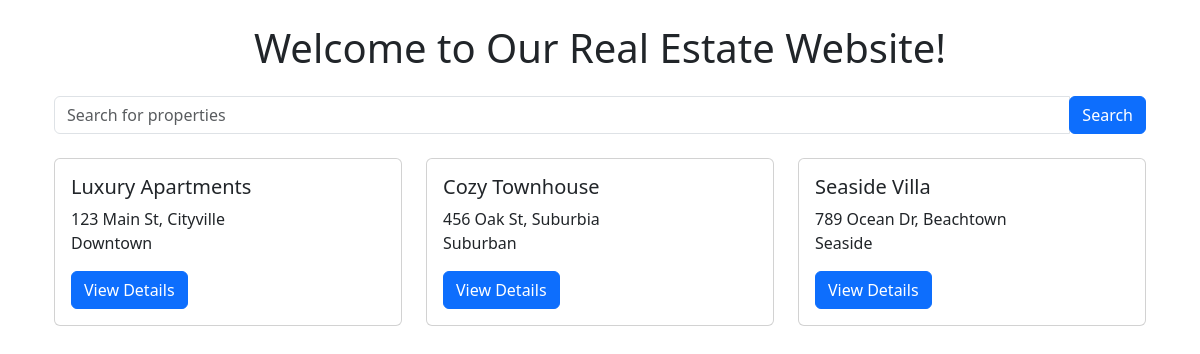
The page / on the database its author committed.
### property/models.py (models this page shows, shortened)
class Property(models.Model):
    object_id = models.UUIDField(
        unique=True, editable=False,
        default=uuid.uuid4, verbose_name='Public identifier'
    )
    name = models.CharField(max_length=255)
    address = models.TextField()
    location = models.CharField(max_length=500)
    features = models.TextField()

### property/views.py (the view)
# urls.py: path('', home, name='home'),
def home(request):
    query = request.GET.get('search')
    properties = (
        Property.objects.filter(name__icontains=query)
        if query else Property.objects.all()
    )
    context = {'properties': properties}
    return render(request, 'home.html', context)

### property/templates/home.html (shortened to what this page needs)
{% extends 'base.html' %}
{% load static %}
{% block content %}
    <div class="container mt-4">
        <h1 class="text-center mb-4">Welcome to Our Real Estate Website!</h1>
        <form method="GET" action="{% url 'home' %}" class="mb-4">
            <div class="input-group">
                <input type="text" name="search" class="form-control" placeholder="Search for properties">
                <div class="input-group-append">
                    <button type="submit" class="btn btn-primary">Search</button>
                </div>
            </div>
        </form>
        <div class="row">
            {% for property in properties %}
                <div class="col-md-4 mb-4">
                    <div class="card">
                        <div class="card-body">
                            <h5 class="card-title">{{ property.name }}</h5>
                            <p class="card-text">{{ property.address }}<br>
                            {{ property.location }}</p>
                            <a href="{% url 'property_detail' property.id %}" class="btn btn-primary">View Details</a>
                        </div>
                    </div>
                </div>
            {% endfor %}
        </div>
    </div>
{% endblock %}

### rows shown on the page
Property: name "Luxury Apartments", address "123 Main St, Cityville", location "Downtown"
Property: name "Cozy Townhouse", address "456 Oak St, Suburbia", location "Suburban"
Property: name "Seaside Villa", address "789 Ocean Dr, Beachtown", location "Seaside"
